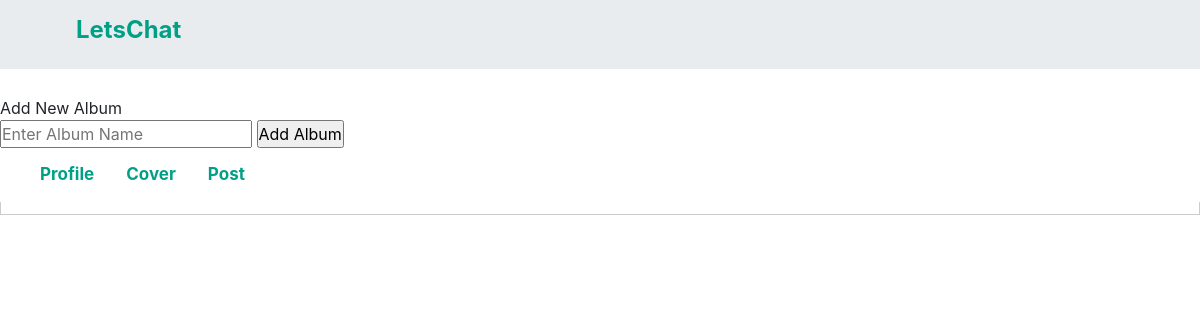
/album/ (signed in), run on an earlier commit of the app's database.
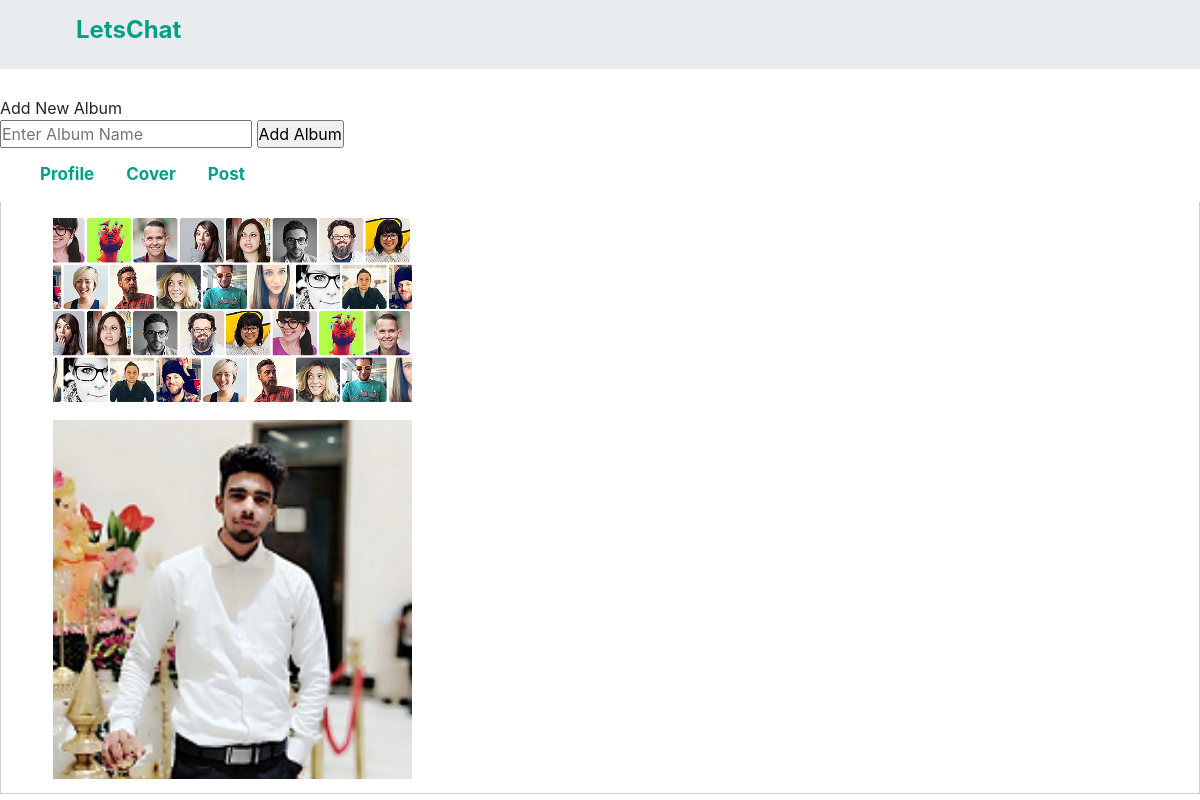
And on a later commit of the database.
### App/models.py (models this page shows)
class Photos(models.Model):
    Album = models.CharField(max_length=50,default='',blank=True)
    PhotoID = models.CharField(max_length=50,default='',blank=True)
    Image = models.ImageField(upload_to='media',blank=True)
    date = models.DateTimeField(default=datetime.now, blank=True)

### App/views.py (the view)
# urls.py: path("album/",views.album,name="album"),
def album(request):
	if request.session.has_key('user'):
		photos = UserPost.objects.filter(userId=request.session['user'])
		profilePhotos = Photos.objects.filter(Album='Profile Pictures',PhotoID=request.session['user'])
		coverPhotos = Photos.objects.filter(Album='Cover Photos',PhotoID=request.session['user'])
		params = {'photos':photos,'profilePhotos':profilePhotos,'coverPhotos':coverPhotos}
		if request.method == 'POST':
			name = request.POST.get('album').title()
			if not Album.objects.filter(AlbumID=request.session['user'],Name=name):
				Album(AlbumID=request.session['user'],Name=name).save()
			return render(request,'Album.html',params)
		else:
			return render(request,'Album.html',params)
	else:
		return HttpResponseRedirect('/')

### App/templates/Album.Html (shortened to what this page needs)
<!DOCTYPE html>
<html>
<head>
  <link rel="stylesheet" href="https://maxcdn.bootstrapcdn.com/bootstrap/4.3.1/css/bootstrap.min.css">
  <link rel="stylesheet" href="https://cdnjs.cloudflare.com/ajax/libs/magnific-popup.js/1.1.0/magnific-popup.min.css" />
  {%load static%}
</head>
<body>
<header>
  <h4 id="brand">LetsChat</h4>
</header>
<br><br><br><br>
Add New Album
<form action="/album/" method="POST">{% csrf_token %}
  <input type="text" name="album" placeholder="Enter Album Name">
  <input type="submit" value="Add Album">
</form>
<div class="tab">
  <button class="tablinks" onclick="openCity(event, 'profle')">Profile</button>
  <button class="tablinks" onclick="openCity(event, 'cover')">Cover</button>
  <button class="tablinks" onclick="openCity(event, 'post')">Post</button>
</div>
<div id="profle" class="tabcontent" style="display:block;">
  <div class="container gallerys">
    {% for img in profilePhotos %}
    {% if img.Image != 'media/profile.jpeg' %}
    <a href="{{img.Image.url}}" target="_blank">
    <img src="{{img.Image.url}}" class="img-fluid">
    </a>
    {% endif %}
  {% endfor %}
</div>
</div>
</body>
</html>

### App/static/css/album.css (style rules this page uses)
* { margin:0; padding:0; box-sizing: border-box; }
header { position: fixed; top: 0; left: 0; z-index: 9999; width: 100%; background-color:#E9ECEF; }
#brand { padding:16px; color:#00a087; margin-left:5%; font-weight:bold; padding:16px; cursor:pointer; }
img { filter:grayscale(0%); transition: 1s; width:100%; overflow:hidden; margin:8px; }
.container { column-count: 3; margin:0 auto; }
.tab { overflow: hidden; margin-left:2%; }
.tab button { background-color: inherit; float: left; border: none; outline: none; cursor: pointer; padding: 14px 16px; transition: 0.3s; font-size: 17px; color:#00a087; font-weight:bold; }
.tabcontent { display: none; padding: 6px 12px; border: 1px solid #ccc; border-top: none; }

What changed in the data, as far as the page shows it:
added Photos: Image (picture)
added Photos: Image (picture)
